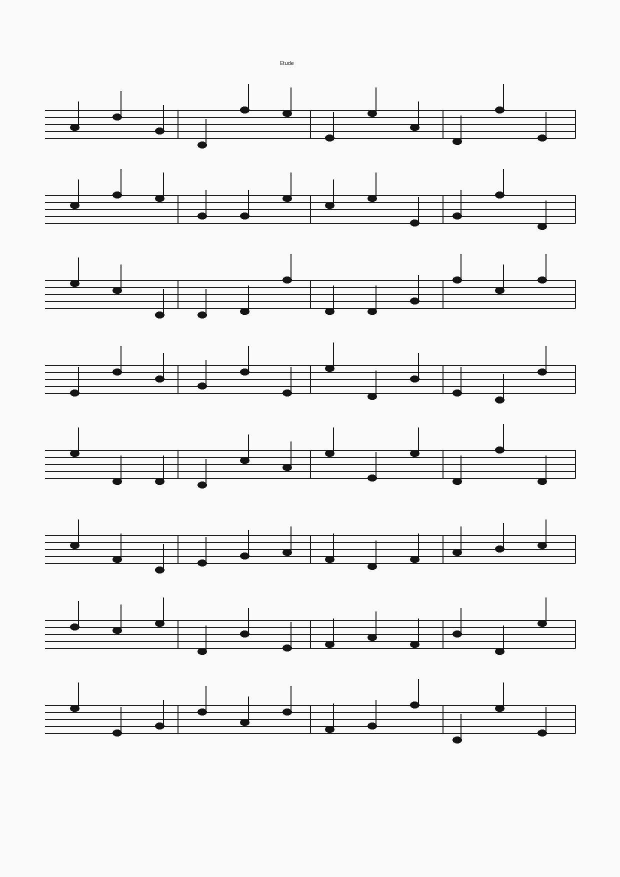
#> input picture web/test/fixtures/page.jpg, 1240 x 1754 px (shown at 1/2 size)
$ python staff_positions.py ../../web/test/fixtures/page.jpg
#> lines starting #> are read from the running program, lines starting #| are printed output that depends on the picture
### tools/models/make_inference_fixtures.py
"""The page image for the device smoke test (EndToEndSmokeTest, openspec test-pyramid T7).

Writes android/app/src/androidTest/assets/fixtures/engraved_page.png: the whole self-engraved page
(tools/models/engrave.py), so no copyrighted material is involved. The model-level fixtures this
script used to write (segnet tiles, staff input, encoder and decoder references) were read only by
the instrumented model tests, which the test-pyramid change deleted; see git history.

disable_accelerators() and replica_decode() stay here for tools/homr/mac_backend_check.py.

    .venv-convert/bin/python -I tools/models/make_inference_fixtures.py
"""

from __future__ import annotations

import sys
from pathlib import Path

import numpy as np

REPO = Path(__file__).resolve().parents[2]
OUT = REPO / "android" / "app" / "src" / "androidTest" / "assets" / "fixtures"
sys.path.insert(0, str(REPO / "vendor"))
sys.path.insert(0, str(Path(__file__).parent))


def disable_accelerators() -> None:
    import importlib

    import homr.onnx_providers as providers

    names = ("coreml_available", "cuda_available", "rocm_available")
    for name in names:
        setattr(providers, name, lambda: False)
    for module in ("homr.main", "homr.segmentation.inference_segnet"):
        loaded = importlib.import_module(module)
        for name in names:
            if hasattr(loaded, name):
                setattr(loaded, name, lambda: False)


# [39 lines left out: functions replica_decode, main, not called in this run]


# [2 lines that do not run on import are left out]

### android/app/src/main/python/ia_engine.py
"""Python side of the recognition engine (homr in Chaquopy, design D3).

Model inference is not done here: homr's model calls go through homr._backend to the
Kotlin InferenceService (KotlinBackend below).
"""

from __future__ import annotations

import json
import os
import platform
import sys
import time

import numpy as np

TILE = 320

# White margin added around a selected region before recognition, as a fraction of its
# width (left/right) and height (top/bottom). homr misreads staves that touch the image
# edge: on the exercise-87 crop bar 15 lost its triplets without padding, in every crop
# tried; with padding it was read correctly in all 11 variants (openspec/changes/archive/2026-11-18-photo-to-practice-mvp/evidence/gate-results.md).
PAD_X = 0.05
PAD_Y = 0.12


def pad_for_recognition(source_path: str, target_path: str) -> tuple[int, int, int, int]:
    """Writes the image with a white margin to target_path (PNG, lossless) and returns
    the (x, y) offset of the original image inside the padded one and the original's
    (width, height)."""
#> called with source_path = '../../web/test/fixtures/page.jpg'
    import cv2

    image = cv2.imread(source_path)
#> image is the input picture: shape (1754, 1240, 3); min 0, max 255, mean 238.3
    if image is None:
        raise ValueError("cannot read image " + source_path)
    height, width = image.shape[:2]
#> height = 1754; width = 1240
    pad_x, pad_y = int(width * PAD_X), int(height * PAD_Y)
#> pad_x = 62; pad_y = 210
    padded = cv2.copyMakeBorder(
        image, pad_y, pad_y, pad_x, pad_x, cv2.BORDER_CONSTANT, value=(255, 255, 255)
    )
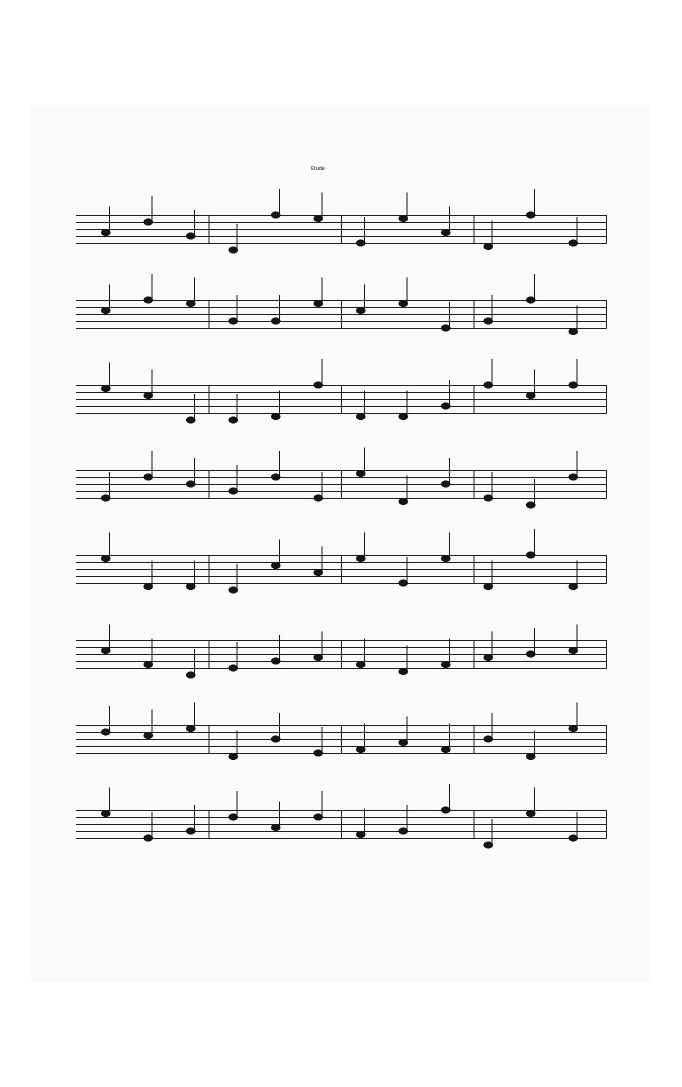
#> padded: shape (2174, 1364, 3) (shown at 1/2 size); min 0, max 255, mean 242.7
    if not cv2.imwrite(target_path, padded):
        raise OSError("cannot write " + target_path)
    return pad_x, pad_y, width, height


# [25 lines left out: function staves_in_source, not called in this run]


class KotlinBackend:
    """homr._backend.ModelBackend implemented by be.imagitech.snapsody.inference.InferenceService."""

    # [50 lines left out: functions __init__, segnet_argmax, encode, decode, install_backend, not called in this run]


# ---- recognition job (design D5, tasks 5.1-5.3) ---------------------------------------------


class NoMusicFound(Exception):
    """homr found no staff (or no noteheads or clefs) in the image."""


class Cancelled(Exception):
    """The user cancelled the recognition."""


# homr 0.7.1 raises plain Exceptions with these messages when the image holds no music
# (checked on self-made plain-text and blank images).
NO_MUSIC_MESSAGES = ("No staffs found", "No noteheads or clefs found")

# Overall progress (0..1) at the start of each stage; segment and read advance within theirs.
STAGES = {"prepare": 0.02, "segment": 0.05, "detect": 0.42, "read": 0.47, "write": 0.97}


class Progress:
    """Reports progress to a Kotlin listener (be.imagitech.snapsody.reader.ProgressListener)
    and checks for cancellation at every report."""

    # [13 lines left out: functions __init__, report, not called in this run]

    def stage(self, stage: str) -> None:
        self.report(stage, STAGES[stage])

    def start_segment(self, total: int) -> None:
        self.tiles, self.tiles_total = 0, total
        self.report("segment", STAGES["segment"], tile=0, tiles=total)

    # [5 lines left out: function tiles_done, not called in this run]

    def start_read(self, total: int) -> None:
        self.staves, self.staves_total = 0, total
        self.report("read", STAGES["read"], staff=0, staves=total)

    # [151 lines left out: functions staff_done, recognise, run_job, selftest, not called in this run]

### tools/homr/staff_positions.py
"""The staff positions and the time-signature flag the app's Reader reports for a page (practice-app
design D7, task 10.4), made on a Mac the way the job makes them.

Each image gets the white recognition margin (ia_engine.pad_for_recognition), then homr runs with the
app's ProcessingConfig on the CPU and fills a homr.page_layout.PageLayout, and ia_engine.staves_in_source
turns its boxes into fractions of the source image. Prints one JSON object per image: the staves (boxes
as fractions, bars numbered from 1 on the page), timeEstimated, homr's pixel layout, and the SHA-256 of
the MusicXML. With --overlay DIR, also writes <image>.staves.jpg there with the boxes drawn on the image.

Run it in .venv-py310 with the models linked into vendor/homr (see vendor/PATCHES.md):

    .venv-py310/bin/python -I tools/homr/staff_positions.py [--overlay DIR] image...
"""

from __future__ import annotations

import dataclasses
import hashlib
import json
import sys
import tempfile
from pathlib import Path

REPO = Path(__file__).resolve().parents[2]
sys.path.insert(0, str(REPO / "vendor"))
sys.path.insert(0, str(REPO / "tools" / "models"))
sys.path.insert(0, str(REPO / "android" / "app" / "src" / "main" / "python"))

from make_inference_fixtures import disable_accelerators  # noqa: E402

disable_accelerators()
from homr.main import ProcessingConfig, process_image  # noqa: E402
from homr.music_xml_generator import XmlGeneratorArguments  # noqa: E402
from homr.page_layout import PageLayout  # noqa: E402
from ia_engine import pad_for_recognition, staves_in_source  # noqa: E402


def read(image: Path) -> dict:
    with tempfile.TemporaryDirectory() as work:
        padded = Path(work) / (image.stem + ".png")
        offset_x, offset_y, width, height = pad_for_recognition(str(image), str(padded))
#> offset_x = 62; offset_y = 210; width = 1240; height = 1754
        layout = PageLayout()
        config = ProcessingConfig(False, False, False, False, -1, False, False, False, False)
        xml = Path(process_image(str(padded), config, XmlGeneratorArguments(False, None, None), layout))
        return {
            "image": str(image),
            "size": [width, height],
            "staves": staves_in_source(layout.staves(), (offset_x, offset_y), (width, height)),
            "timeEstimated": layout.time_estimated,
            "homr": dataclasses.asdict(layout),
            "musicxml_sha256": hashlib.sha256(xml.read_bytes()).hexdigest(),
        }


def overlay(result: dict, out_dir: Path) -> None:
    import cv2

    image = cv2.imread(result["image"])
    height, width = image.shape[:2]
    for staff in result["staves"] or []:
        box = staff["box"]
        left, top = int(box["x"] * width), int(box["y"] * height)
        right, bottom = int((box["x"] + box["width"]) * width), int((box["y"] + box["height"]) * height)
        cv2.rectangle(image, (left, top), (right, bottom), (0, 0, 255), 3)
        label = f"{staff['firstBar']}-{staff['lastBar']}"
        cv2.putText(image, label, (left + 4, max(top - 8, 20)), cv2.FONT_HERSHEY_SIMPLEX, 1.2, (0, 0, 255), 3)
    out_dir.mkdir(parents=True, exist_ok=True)
    cv2.imwrite(str(out_dir / (Path(result["image"]).stem + ".staves.jpg")), image)


def main(argv: list[str]) -> int:
    out_dir = None
    if argv[:1] == ["--overlay"]:
        out_dir, argv = Path(argv[1]), argv[2:]
    if not argv:
        print(__doc__, file=sys.stderr)
        return 2
    for name in argv:
        result = read(Path(name))
        if out_dir is not None:
            overlay(result, out_dir)
        print(json.dumps(result))
    return 0


if __name__ == "__main__":
    sys.exit(main(sys.argv[1:]))
#> (the call stopped at in read, `layout = PageLayout()`: homr is not available in this run)
